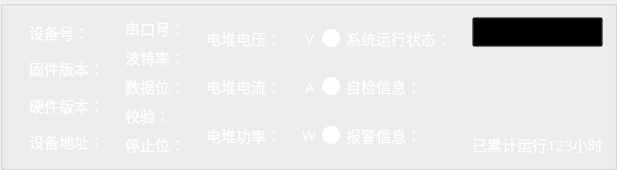
     <widget class="QGroupBox" name="groupBox">
      <property name="minimumSize">
       <size>
        <width>0</width>
        <height>0</height>
       </size>
      </property>
      <property name="maximumSize">
       <size>
        <width>1920</width>
        <height>132</height>
       </size>
      </property>
      <property name="styleSheet">
       <string notr="true">background-image: url(:/top_view.png);
font-size:15px;
font-family:PingFang SC;
font-weight:300;
line-height:24px;
color:rgba(255,255,255,1);</string>
      </property>
      <property name="title">
       <string/>
      </property>
      <layout class="QGridLayout" name="gridLayout_2">
       <item row="0" column="0">
        <widget class="QLabel" name="label">
         <property name="styleSheet">
          <string notr="true">image: url(:/logo_1x.png);</string>
         </property>
         <property name="text">
          <string/>
         </property>
        </widget>
       </item>
       <item row="0" column="1">
        <layout class="QVBoxLayout" name="verticalLayout">
         <item>
          <layout class="QHBoxLayout" name="horizontalLayout_2">
           <item>
            <widget class="QLabel" name="label_2">
             <property name="styleSheet">
              <string notr="true">QLabel {
background:transparent;
font-size:15px;
font-family:PingFang SC;
font-weight:300;
line-height:24px;
color:rgba(255,255,255,1);
}</string>
             </property>
             <property name="text">
              <string>设备号：</string>
             </property>
            </widget>
           </item>
           <item>
            <widget class="QLabel" name="devSlaveAddr">
             <property name="styleSheet">
              <string notr="true">QLabel {
background:transparent;
font-size:15px;
font-family:PingFang SC;
font-weight:300;
line-height:24px;
color:rgba(255,255,255,1);
}</string>
             </property>
             <property name="text">
              <string/>
             </property>
            </widget>
           </item>
          </layout>
         </item>
         <item>
          <layout class="QHBoxLayout" name="horizontalLayout_3">
           <item>
            <widget class="QLabel" name="label_4">
             <property name="styleSheet">
              <string notr="true">QLabel {
background:transparent;
font-size:15px;
font-family:PingFang SC;
font-weight:300;
line-height:24px;
color:rgba(255,255,255,1);
}</string>
             </property>
             <property name="text">
              <string>固件版本：</string>
             </property>
            </widget>
           </item>
           <item>
            <widget class="QLabel" name="firmwareVersion">
             <property name="styleSheet">
              <string notr="true">QLabel {
background:transparent;
font-size:15px;
font-family:PingFang SC;
font-weight:300;
line-height:24px;
color:rgba(255,255,255,1);
}</string>
             </property>
             <property name="text">
              <string/>
             </property>
            </widget>
           </item>
          </layout>
         </item>
         <item>
          <layout class="QHBoxLayout" name="horizontalLayout_4">
           <item>
            <widget class="QLabel" name="label_6">
             <property name="styleSheet">
              <string notr="true">QLabel {
background:transparent;
font-size:15px;
font-family:PingFang SC;
font-weight:300;
line-height:24px;
color:rgba(255,255,255,1);
}</string>
             </property>
             <property name="text">
              <string>硬件版本：</string>
             </property>
            </widget>
           </item>
           <item>
            <widget class="QLabel" name="hardWareVersion">
             <property name="styleSheet">
              <string notr="true">QLabel {
background:transparent;
font-size:15px;
font-family:PingFang SC;
font-weight:300;
line-height:24px;
color:rgba(255,255,255,1);
}</string>
             </property>
             <property name="text">
              <string/>
             </property>
            </widget>
           </item>
          </layout>
         </item>
         <item>
          <layout class="QHBoxLayout" name="horizontalLayout_5">
           <item>
            <widget class="QLabel" name="label_8">
             <property name="styleSheet">
              <string notr="true">QLabel {
background:transparent;
font-size:15px;
font-family:PingFang SC;
font-weight:300;
line-height:24px;
color:rgba(255,255,255,1);
}</string>
             </property>
             <property name="text">
              <string>设备地址：</string>
             </property>
            </widget>
           </item>
           <item>
            <widget class="QLabel" name="devIPAddr">
             <property name="styleSheet">
              <string notr="true">QLabel {
background:transparent;
font-size:15px;
font-family:PingFang SC;
font-weight:300;
line-height:24px;
color:rgba(255,255,255,1);
}</string>
             </property>
             <property name="text">
              <string/>
             </property>
            </widget>
           </item>
          </layout>
         </item>
        </layout>
       </item>
       <item row="0" column="2">
        <layout class="QVBoxLayout" name="verticalLayout_2">
         <item>
          <layout class="QHBoxLayout" name="horizontalLayout_6">
           <item>
            <widget class="QLabel" name="label_10">
             <property name="styleSheet">
              <string notr="true">QLabel {
background:transparent;
font-size:15px;
font-family:PingFang SC;
font-weight:300;
line-height:24px;
color:rgba(255,255,255,1);
}</string>
             </property>
             <property name="text">
              <string>串口号：</string>
             </property>
            </widget>
           </item>
           <item>
            <widget class="QLabel" name="serialPortname">
             <property name="styleSheet">
              <string notr="true">QLabel {
background:transparent;
font-size:15px;
font-family:PingFang SC;
font-weight:300;
line-height:24px;
color:rgba(255,255,255,1);
}</string>
             </property>
             <property name="text">
              <string/>
             </property>
            </widget>
           </item>
          </layout>
         </item>
         <item>
          <layout class="QHBoxLayout" name="horizontalLayout_7">
           <item>
            <widget class="QLabel" name="label_12">
             <property name="styleSheet">
              <string notr="true">QLabel {
background:transparent;
font-size:15px;
font-family:PingFang SC;
font-weight:300;
line-height:24px;
color:rgba(255,255,255,1);
}</string>
             </property>
             <property name="text">
              <string>波特率：</string>
             </property>
            </widget>
           </item>
           <item>
            <widget class="QLabel" name="serialBaudrate">
             <property name="styleSheet">
              <string notr="true">QLabel {
background:transparent;
font-size:15px;
font-family:PingFang SC;
font-weight:300;
line-height:24px;
color:rgba(255,255,255,1);
}</string>
             </property>
             <property name="text">
              <string/>
             </property>
            </widget>
           </item>
          </layout>
         </item>
         <item>
          <layout class="QHBoxLayout" name="horizontalLayout_8">
           <item>
            <widget class="QLabel" name="label_14">
             <property name="styleSheet">
              <string notr="true">QLabel {
background:transparent;
font-size:15px;
font-family:PingFang SC;
font-weight:300;
line-height:24px;
color:rgba(255,255,255,1);
}</string>
             </property>
             <property name="text">
              <string>数据位：</string>
             </property>
            </widget>
           </item>
           <item>
            <widget class="QLabel" name="serialDatabits">
             <property name="styleSheet">
              <string notr="true">QLabel {
background:transparent;
font-size:15px;
font-family:PingFang SC;
font-weight:300;
line-height:24px;
color:rgba(255,255,255,1);
}</string>
             </property>
             <property name="text">
              <string/>
             </property>
            </widget>
           </item>
          </layout>
         </item>
         <item>
          <layout class="QHBoxLayout" name="horizontalLayout_21">
           <item>
            <widget class="QLabel" name="label_17">
             <property name="styleSheet">
              <string notr="true">QLabel {
background:transparent;
font-size:15px;
font-family:PingFang SC;
font-weight:300;
line-height:24px;
color:rgba(255,255,255,1);
}</string>
             </property>
             <property name="text">
              <string>校验：</string>
             </property>
            </widget>
           </item>
           <item>
            <widget class="QLabel" name="serialParity">
             <property name="styleSheet">
              <string notr="true">QLabel {
background:transparent;
font-size:15px;
font-family:PingFang SC;
font-weight:300;
line-height:24px;
color:rgba(255,255,255,1);
}</string>
             </property>
             <property name="text">
              <string/>
             </property>
            </widget>
           </item>
          </layout>
         </item>
         <item>
          <layout class="QHBoxLayout" name="horizontalLayout_9">
           <item>
            <widget class="QLabel" name="label_16">
             <property name="styleSheet">
              <string notr="true">QLabel {
background:transparent;
font-size:15px;
font-family:PingFang SC;
font-weight:300;
line-height:24px;
color:rgba(255,255,255,1);
}</string>
             </property>
             <property name="text">
              <string>停止位：</string>
             </property>
            </widget>
           </item>
           <item>
            <widget class="QLabel" name="serialStopbits">
             <property name="styleSheet">
              <string notr="true">QLabel {
background:transparent;
font-size:15px;
font-family:PingFang SC;
font-weight:300;
line-height:24px;
color:rgba(255,255,255,1);
}</string>
             </property>
             <property name="text">
              <string/>
             </property>
            </widget>
           </item>
          </layout>
         </item>
        </layout>
       </item>
       <item row="0" column="3">
        <layout class="QVBoxLayout" name="verticalLayout_3">
         <item>
          <layout class="QHBoxLayout" name="horizontalLayout_10">
           <item>
            <widget class="QLabel" name="label_18">
             <property name="styleSheet">
              <string notr="true">QLabel {
background:transparent;
font-size:15px;
font-family:PingFang SC;
font-weight:300;
line-height:24px;
color:rgba(255,255,255,1);
}</string>
             </property>
             <property name="text">
              <string>电堆电压：</string>
             </property>
            </widget>
           </item>
           <item>
            <widget class="QLabel" name="VT_01">
             <property name="styleSheet">
              <string notr="true">QLabel {
background:transparent;
font-size:15px;
font-family:PingFang SC;
font-weight:300;
line-height:24px;
color:rgba(255,255,255,1);
}</string>
             </property>
             <property name="text">
              <string/>
             </property>
            </widget>
           </item>
           <item>
            <widget class="QLabel" name="label_9">
             <property name="styleSheet">
              <string notr="true">QLabel {
background:transparent;
font-size:15px;
font-family:PingFang SC;
font-weight:300;
line-height:24px;
color:rgba(255,255,255,1);
}</string>
             </property>
             <property name="text">
              <string>V</string>
             </property>
            </widget>
           </item>
          </layout>
         </item>
         <item>
          <layout class="QHBoxLayout" name="horizontalLayout_11">
           <item>
            <widget class="QLabel" name="label_20">
             <property name="styleSheet">
              <string notr="true">QLabel {
background:transparent;
font-size:15px;
font-family:PingFang SC;
font-weight:300;
line-height:24px;
color:rgba(255,255,255,1);
}</string>
             </property>
             <property name="text">
              <string>电堆电流：</string>
             </property>
            </widget>
           </item>
           <item>
            <widget class="QLabel" name="IT_01">
             <property name="styleSheet">
              <string notr="true">QLabel {
background:transparent;
font-size:15px;
font-family:PingFang SC;
font-weight:300;
line-height:24px;
color:rgba(255,255,255,1);
}</string>
             </property>
             <property name="text">
              <string/>
             </property>
            </widget>
           </item>
           <item>
            <widget class="QLabel" name="label_7">
             <property name="styleSheet">
              <string notr="true">QLabel {
background:transparent;
font-size:15px;
font-family:PingFang SC;
font-weight:300;
line-height:24px;
color:rgba(255,255,255,1);
}</string>
             </property>
             <property name="text">
              <string>A</string>
             </property>
            </widget>
           </item>
          </layout>
         </item>
         <item>
          <layout class="QHBoxLayout" name="horizontalLayout_12">
           <item>
            <widget class="QLabel" name="label_22">
             <property name="styleSheet">
              <string notr="true">QLabel {
background:transparent;
font-size:15px;
font-family:PingFang SC;
font-weight:300;
line-height:24px;
color:rgba(255,255,255,1);
}</string>
             </property>
             <property name="text">
              <string>电堆功率：</string>
             </property>
            </widget>
           </item>
           <item>
            <widget class="QLabel" name="FCPower">
             <property name="styleSheet">
              <string notr="true">QLabel {
background:transparent;
font-size:15px;
font-family:PingFang SC;
font-weight:300;
line-height:24px;
color:rgba(255,255,255,1);
}</string>
             </property>
             <property name="text">
              <string/>
             </property>
            </widget>
           </item>
           <item>
            <widget class="QLabel" name="label_5">
             <property name="styleSheet">
              <string notr="true">QLabel {
background:transparent;
font-size:15px;
font-family:PingFang SC;
font-weight:300;
line-height:24px;
color:rgba(255,255,255,1);
}</string>
             </property>
             <property name="text">
              <string>W</string>
             </property>
            </widget>
           </item>
          </layout>
         </item>
        </layout>
       </item>
       <item row="0" column="4">
        <layout class="QVBoxLayout" name="verticalLayout_4">
         <item>
          <layout class="QHBoxLayout" name="horizontalLayout_13">
           <item>
            <widget class="QLabel" name="label_38">
             <property name="styleSheet">
              <string notr="true">QLabel {
min-width:18px;
min-height:18px;
max-width:18px;
max-height:18px;
border-radius:9px;
background:transparent;
background:rgba(255,255,255,1);
}</string>
             </property>
             <property name="text">
              <string/>
             </property>
            </widget>
           </item>
           <item>
            <widget class="QLabel" name="label_24">
             <property name="styleSheet">
              <string notr="true">QLabel {
background:transparent;
font-size:15px;
font-family:PingFang SC;
font-weight:300;
line-height:24px;
color:rgba(255,255,255,1);
}</string>
             </property>
             <property name="text">
              <string>系统运行状态：</string>
             </property>
            </widget>
           </item>
           <item>
            <widget class="QLabel" name="sysRunnningStatus">
             <property name="styleSheet">
              <string notr="true">QLabel {
background:transparent;
font-size:15px;
font-family:PingFang SC;
font-weight:300;
line-height:24px;
color:rgba(255,255,255,1);
}</string>
             </property>
             <property name="text">
              <string/>
             </property>
            </widget>
           </item>
          </layout>
         </item>
         <item>
          <layout class="QHBoxLayout" name="horizontalLayout_14">
           <item>
            <widget class="QLabel" name="label_39">
             <property name="styleSheet">
              <string notr="true">QLabel {
min-width:18px;
min-height:18px;
max-width:18px;
max-height:18px;
border-radius:9px;
background:transparent;
background:rgba(255,255,255,1);
}</string>
             </property>
             <property name="text">
              <string/>
             </property>
            </widget>
           </item>
           <item>
            <widget class="QLabel" name="label_26">
             <property name="styleSheet">
              <string notr="true">QLabel {
background:transparent;
font-size:15px;
font-family:PingFang SC;
font-weight:300;
line-height:24px;
color:rgba(255,255,255,1);
}</string>
             </property>
             <property name="text">
              <string>自检信息：</string>
             </property>
            </widget>
           </item>
           <item>
            <widget class="QLabel" name="selfcheckInfo">
             <property name="styleSheet">
              <string notr="true">QLabel {
background:transparent;
font-size:15px;
font-family:PingFang SC;
font-weight:300;
line-height:24px;
color:rgba(255,255,255,1);
}</string>
             </property>
             <property name="text">
              <string/>
             </property>
            </widget>
           </item>
          </layout>
         </item>
         <item>
          <layout class="QHBoxLayout" name="horizontalLayout_15">
           <item>
            <widget class="QLabel" name="label_40">
             <property name="styleSheet">
              <string notr="true">QLabel {
min-width:18px;
min-height:18px;
max-width:18px;
max-height:18px;
border-radius:9px;
background:transparent;
background:rgba(255,255,255,1);
}</string>
             </property>
             <property name="text">
              <string/>
             </property>
            </widget>
           </item>
           <item>
            <widget class="QLabel" name="label_28">
             <property name="styleSheet">
              <string notr="true">QLabel {
background:transparent;
font-size:15px;
font-family:PingFang SC;
font-weight:300;
line-height:24px;
color:rgba(255,255,255,1);
}</string>
             </property>
             <property name="text">
              <string>报警信息：</string>
             </property>
            </widget>
           </item>
           <item>
            <widget class="QLabel" name="warningInfo">
             <property name="styleSheet">
              <string notr="true">QLabel {
background:transparent;
font-size:15px;
font-family:PingFang SC;
font-weight:300;
line-height:24px;
color:rgba(255,255,255,1);
}</string>
             </property>
             <property name="text">
              <string/>
             </property>
            </widget>
           </item>
          </layout>
         </item>
        </layout>
       </item>
       <item row="0" column="5">
        <layout class="QVBoxLayout" name="verticalLayout_5">
         <item>
          <layout class="QHBoxLayout" name="horizontalLayout_104">
           <item>
            <widget class="QPushButton" name="globalSetting_btn">
             <property name="styleSheet">
              <string notr="true">QPushButton {
background:transparent;
font-size:15px;
font-family:PingFang SC;
font-weight:300;
line-height:24px;
color:rgba(255,255,255,1);
image: url(:/setting_btn.png);
}</string>
             </property>
             <property name="text">
              <string/>
             </property>
            </widget>
           </item>
          </layout>
         </item>
         <item>
          <spacer name="verticalSpacer">
           <property name="orientation">
            <enum>Qt::Vertical</enum>
           </property>
           <property name="sizeHint" stdset="0">
            <size>
             <width>20</width>
             <height>40</height>
            </size>
           </property>
          </spacer>
         </item>
         <item>
          <widget class="QLabel" name="totalBootTimes">
           <property name="styleSheet">
            <string notr="true">QLabel {
background:transparent;
font-size:15px;
font-family:PingFang SC;
font-weight:300;
line-height:24px;
color:rgba(255,255,255,1);
}</string>
           </property>
           <property name="text">
            <string>已累计运行123小时</string>
           </property>
           <property name="alignment">
            <set>Qt::AlignCenter</set>
           </property>
          </widget>
         </item>
        </layout>
       </item>
      </layout>
     </widget>
